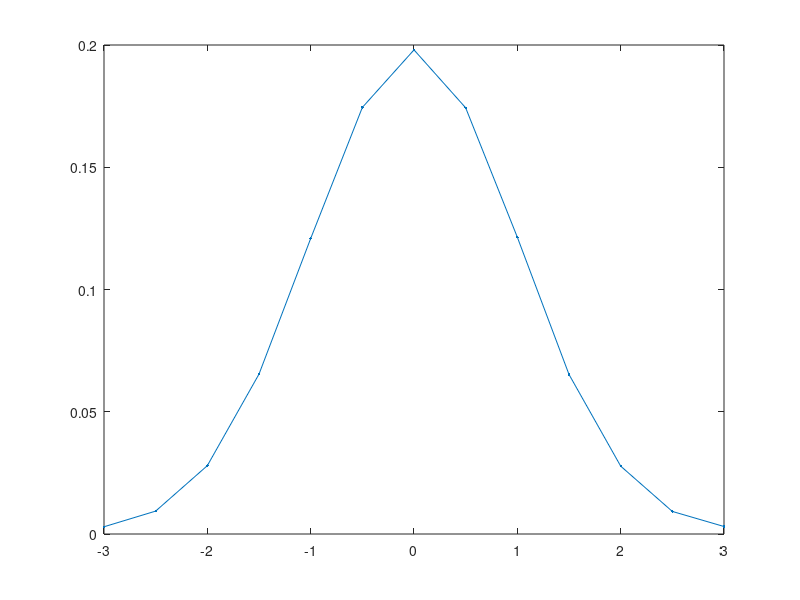
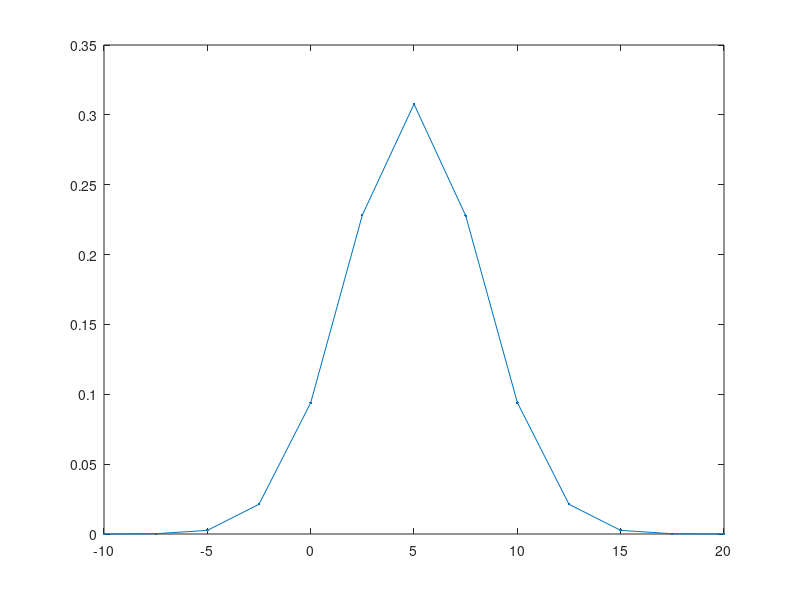

The MATLAB script that drew these images, in order: (Note: this script raises an error after producing the figures.)

%-----------------------------
% Establish the time vector
T = 0.01;
N = 1000000;
t = (0:N-1)*T;

%-----
%Set up histogram parameters:
samples = 3;
bins = -samples:.5:samples;

%-----------------
%Initialize starting points
x0=0; 
v0=0;

%-----------------------------
% Generate the accelerations
Avar = 1;  Amean = 0;

Astdv = sqrt(Avar);
At = Astdv*randn(1,N) + Amean;
At = At - mean(At) + Amean;


Ahist0 = hist(At,bins);
Ahist0 = Ahist0/sum(Ahist0);
figure(2); plot(bins,Ahist0,'.-');

%-----------------
%MEASUREMENT PDF:
zbins= -10:2.5:20;
Zvar = 10;  Zmean = 5;

Zstdv = sqrt(Zvar);
Zt = Zstdv*randn(1,N) + Zmean;
Zt = Zt - mean(Zt) + Zmean;


Zhist0 = hist(Zt,zbins);
Zhist0 = Zhist0/sum(Zhist0);
figure(5); plot(zbins,Zhist0,'.-');


%---------------------------
%Timestep 1
%start, x0, v0, Abins, Aprobability, inPoints, inProbability
[movement1, probability1] = HistogramFunction(x0,v0, bins, Ahist0, 0, 0);
figure(3);
subplot(5,1,1);
plot(movement1(1,:), probability1);
xlabel('Location (timestep 1)'); ylabel('Probability');


%Timestep2
[movement2, probability2] = HistogramFunction(x0,v0,bins, Ahist0, movement1, probability1);
figure(3);
subplot(5,1,2);
plot(movement2(1,:), probability2);
xlabel('Location (timestep 2)'); ylabel('Probability');


%Timestep3
[movement3, probability3] = HistogramFunction(x0,v0,bins, Ahist0,movement2, probability2);
figure(3);
subplot(5,1,3);
plot(movement3(1,:), probability3);
xlabel('Location (timestep 3)'); ylabel('Probability');


%Timestep4
[movement4, probability4] = HistogramFunction(x0,v0,bins, Ahist0,movement3, probability3);
figure(3);
subplot(5,1,4);
plot(movement4(1,:), probability4);
xlabel('Location (timestep 4)'); ylabel('Probability');


%Timestep5
[movement5, probability5] = HistogramFunction(x0,v0,bins, Ahist0,movement4, probability4);
figure(3);
subplot(5,1,5);
plot(movement5(1,:), probability5);
xlabel('Location (timestep 5)'); ylabel('Probability');

%---------------------
%Plot velocities:
figure(4);
subplot(5,1,1);
plot(movement1(2,:), probability1);
xlabel('Velocity (timestep 1)'); ylabel('Probability');


subplot(5,1,2);
plot(movement2(2,:), probability2);
xlabel('Velocity (timestep 2)'); ylabel('Probability');


subplot(5,1,3);
plot(movement3(2,:), probability3);
xlabel('Velocity (timestep 3)'); ylabel('Probability');

subplot(5,1,4);
plot(movement4(2,:), probability4);
xlabel('Velocity (timestep 4)'); ylabel('Probability');

subplot(5,1,5);
plot(movement5(2,:), probability5);
xlabel('Velocity (timestep 5)'); ylabel('Probability');


%--------------------------------------
%Add measurement
[movement6, probability6] = HistogramFunction(x0,v0,zbins, Zhist0,movement1, probability1);
figure(6);
subplot(2,1,1);
plot(movement1(1,:), probability1);
xlabel('Location (timestep 1)'); ylabel('Probability');

subplot(2,1,2);
plot(movement6(1,:), probability6);
xlabel('Location After Update(timestep 1)'); ylabel('Probability');